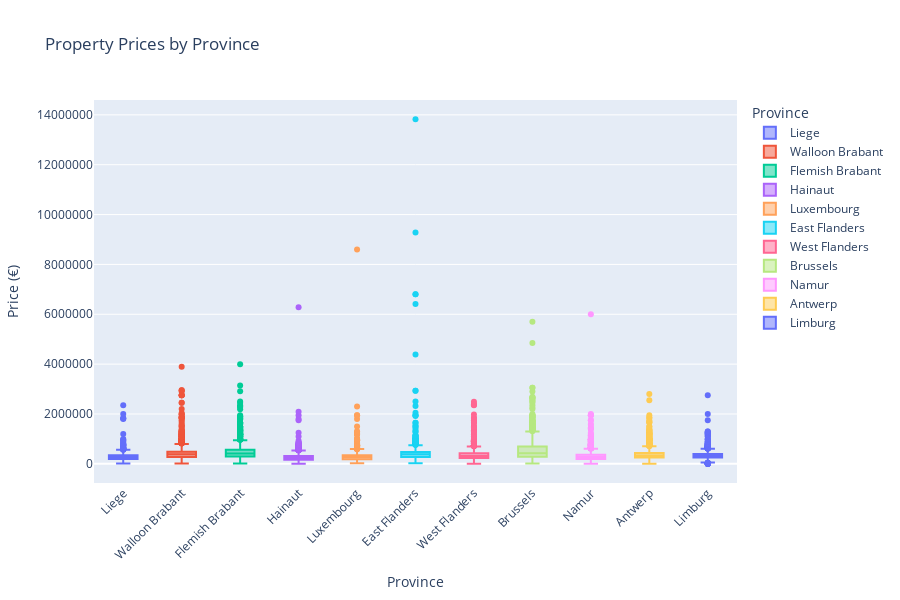

The code cell stored with this chart in its notebook:
### Markdown cell above
## Visualization

### Code cell
import plotly.express as px

print("="*70)
print("📊 BOX PLOT: Price Distribution by Province")
print("="*70)

# Remove missing prices and provinces
df_plot = df[df['Price'].notna() & df['province'].notna()].copy()

# Create interactive box plot
fig = px.box(
    df_plot, 
    x='province', 
    y='Price',
    title='Property Prices by Province',
    labels={'Price': 'Price (€)', 'province': 'Province', 'type': 'Property type'},
    color='province',  # Different color for each province
    hover_data=['Price','type']  # Show price on hover
)

# Customize layout
fig.update_layout(
    height=600,
    xaxis_tickangle=-45,  # Rotate labels
    showlegend=True,
    font=dict(size=12)
)

# Format y-axis as currency
fig.update_yaxes(tickformat='€,.0f')

fig.show()

print(f"\n✓ Displaying {len(df_plot)} properties across {df_plot['province'].nunique()} provinces")

### Figure 1 — Plotly figure (JSON) as saved in the notebook; plotly's stock layout.template omitted (floating-point values rounded to 4 significant figures; data arrays with more than 128 entries replaced by an {"elided": "..."} marker saying what was removed)
{"data": [{"alignmentgroup": "True", "customdata": {"elided": "1117x1 str values"}, "hovertemplate": "Province=%{x}<br>Price (€)=%{y}<br>Property type=%{customdata[0]}<extra></extra>", "legendgroup": "Liege", "marker": {"color": "#636efa"}, "name": "Liege", "notched": false, "offsetgroup": "Liege", "orientation": "v", "showlegend": true, "type": "box", "x": {"elided": "1117 str values"}, "x0": " ", "xaxis": "x", "y": {"elided": "1117 float values"}, "y0": " ", "yaxis": "y"}, {"alignmentgroup": "True", "customdata": {"elided": "1609x1 str values"}, "hovertemplate": "Province=%{x}<br>Price (€)=%{y}<br>Property type=%{customdata[0]}<extra></extra>", "legendgroup": "Walloon Brabant", "marker": {"color": "#EF553B"}, "name": "Walloon Brabant", "notched": false, "offsetgroup": "Walloon Brabant", "orientation": "v", "showlegend": true, "type": "box", "x": {"elided": "1609 str values"}, "x0": " ", "xaxis": "x", "y": {"elided": "1609 float values"}, "y0": " ", "yaxis": "y"}, {"alignmentgroup": "True", "customdata": {"elided": "1239x1 str values"}, "hovertemplate": "Province=%{x}<br>Price (€)=%{y}<br>Property type=%{customdata[0]}<extra></extra>", "legendgroup": "Flemish Brabant", "marker": {"color": "#00cc96"}, "name": "Flemish Brabant", "notched": false, "offsetgroup": "Flemish Brabant", "orientation": "v", "showlegend": true, "type": "box", "x": {"elided": "1239 str values"}, "x0": " ", "xaxis": "x", "y": {"elided": "1239 float values"}, "y0": " ", "yaxis": "y"}, {"alignmentgroup": "True", "customdata": {"elided": "1443x1 str values"}, "hovertemplate": "Province=%{x}<br>Price (€)=%{y}<br>Property type=%{customdata[0]}<extra></extra>", "legendgroup": "Hainaut", "marker": {"color": "#ab63fa"}, "name": "Hainaut", "notched": false, "offsetgroup": "Hainaut", "orientation": "v", "showlegend": true, "type": "box", "x": {"elided": "1443 str values"}, "x0": " ", "xaxis": "x", "y": {"elided": "1443 float values"}, "y0": " ", "yaxis": "y"}, {"alignmentgroup": "True", "customdata": {"elided": "1313x1 str values"}, "hovertemplate": "Province=%{x}<br>Price (€)=%{y}<br>Property type=%{customdata[0]}<extra></extra>", "legendgroup": "Luxembourg", "marker": {"color": "#FFA15A"}, "name": "Luxembourg", "notched": false, "offsetgroup": "Luxembourg", "orientation": "v", "showlegend": true, "type": "box", "x": {"elided": "1313 str values"}, "x0": " ", "xaxis": "x", "y": {"elided": "1313 float values"}, "y0": " ", "yaxis": "y"}, {"alignmentgroup": "True", "customdata": {"elided": "1222x1 str values"}, "hovertemplate": "Province=%{x}<br>Price (€)=%{y}<br>Property type=%{customdata[0]}<extra></extra>", "legendgroup": "East Flanders", "marker": {"color": "#19d3f3"}, "name": "East Flanders", "notched": false, "offsetgroup": "East Flanders", "orientation": "v", "showlegend": true, "type": "box", "x": {"elided": "1222 str values"}, "x0": " ", "xaxis": "x", "y": {"elided": "1222 float values"}, "y0": " ", "yaxis": "y"}, {"alignmentgroup": "True", "customdata": {"elided": "1269x1 str values"}, "hovertemplate": "Province=%{x}<br>Price (€)=%{y}<br>Property type=%{customdata[0]}<extra></extra>", "legendgroup": "West Flanders", "marker": {"color": "#FF6692"}, "name": "West Flanders", "notched": false, "offsetgroup": "West Flanders", "orientation": "v", "showlegend": true, "type": "box", "x": {"elided": "1269 str values"}, "x0": " ", "xaxis": "x", "y": {"elided": "1269 float values"}, "y0": " ", "yaxis": "y"}, {"alignmentgroup": "True", "customdata": {"elided": "1435x1 str values"}, "hovertemplate": "Province=%{x}<br>Price (€)=%{y}<br>Property type=%{customdata[0]}<extra></extra>", "legendgroup": "Brussels", "marker": {"color": "#B6E880"}, "name": "Brussels", "notched": false, "offsetgroup": "Brussels", "orientation": "v", "showlegend": true, "type": "box", "x": {"elided": "1435 str values"}, "x0": " ", "xaxis": "x", "y": {"elided": "1435 float values"}, "y0": " ", "yaxis": "y"}, {"alignmentgroup": "True", "customdata": {"elided": "2233x1 str values"}, "hovertemplate": "Province=%{x}<br>Price (€)=%{y}<br>Property type=%{customdata[0]}<extra></extra>", "legendgroup": "Namur", "marker": {"color": "#FF97FF"}, "name": "Namur", "notched": false, "offsetgroup": "Namur", "orientation": "v", "showlegend": true, "type": "box", "x": {"elided": "2233 str values"}, "x0": " ", "xaxis": "x", "y": {"elided": "2233 float values"}, "y0": " ", "yaxis": "y"}, {"alignmentgroup": "True", "customdata": {"elided": "1394x1 str values"}, "hovertemplate": "Province=%{x}<br>Price (€)=%{y}<br>Property type=%{customdata[0]}<extra></extra>", "legendgroup": "Antwerp", "marker": {"color": "#FECB52"}, "name": "Antwerp", "notched": false, "offsetgroup": "Antwerp", "orientation": "v", "showlegend": true, "type": "box", "x": {"elided": "1394 str values"}, "x0": " ", "xaxis": "x", "y": {"elided": "1394 float values"}, "y0": " ", "yaxis": "y"}, {"alignmentgroup": "True", "customdata": {"elided": "1451x1 str values"}, "hovertemplate": "Province=%{x}<br>Price (€)=%{y}<br>Property type=%{customdata[0]}<extra></extra>", "legendgroup": "Limburg", "marker": {"color": "#636efa"}, "name": "Limburg", "notched": false, "offsetgroup": "Limburg", "orientation": "v", "showlegend": true, "type": "box", "x": {"elided": "1451 str values"}, "x0": " ", "xaxis": "x", "y": {"elided": "1451 float values"}, "y0": " ", "yaxis": "y"}], "layout": {"boxmode": "overlay", "font": {"size": 12}, "height": 600, "legend": {"title": {"text": "Province"}, "tracegroupgap": 0}, "showlegend": true, "title": {"text": "Property Prices by Province"}, "xaxis": {"anchor": "y", "categoryarray": ["Liege", "Walloon Brabant", "Flemish Brabant", "Hainaut", "Luxembourg", "East Flanders", "West Flanders", "Brussels", "Namur", "Antwerp", "Limburg"], "categoryorder": "array", "domain": [0, 1], "tickangle": -45, "title": {"text": "Province"}}, "yaxis": {"anchor": "x", "domain": [0, 1], "tickformat": "€,.0f", "title": {"text": "Price (€)"}}}}
